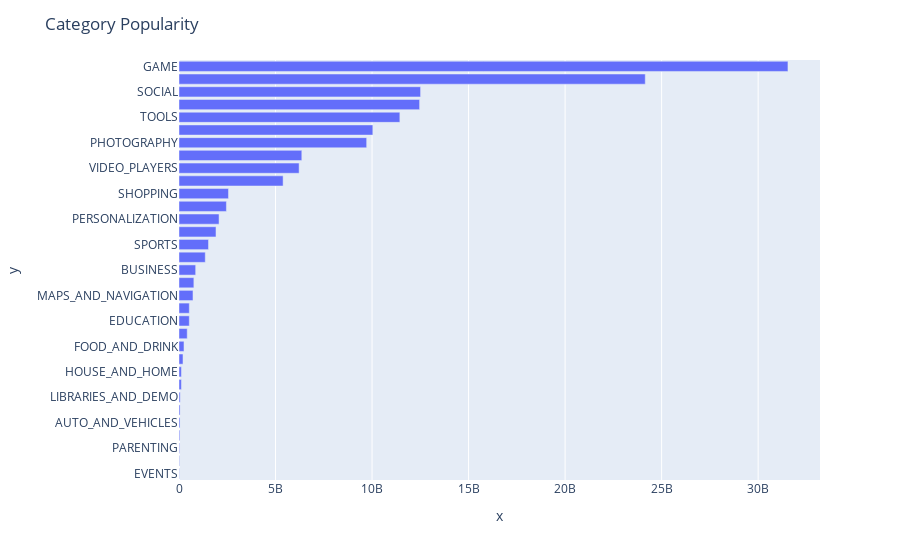

Source (notebook cell):
### Code cell
fig_3.update_layout(title='Category Popularity')

### Figure 1 — Plotly figure (JSON) as saved in the notebook; plotly's stock layout.template omitted (floating-point values rounded to 4 significant figures)
{"data": [{"alignmentgroup": "True", "hovertemplate": "x=%{x}<br>y=%{y}<extra></extra>", "legendgroup": "", "marker": {"color": "#636efa", "pattern": {"shape": ""}}, "name": "", "offsetgroup": "", "orientation": "h", "showlegend": false, "textposition": "auto", "type": "bar", "x": [15949410, 26916200, 31116110, 42162676, 53129800, 56036100, 62083000, 124233100, 125082000, 206522410, 257777750, 426096500, 533852000, 534611120, 724267560, 770249400, 863518120, 1361006220, 1528531465, 1916291655, 2074352930, 2455660000, 2563331540, 5393110650, 6221897200, 6361859300, 9721243130, 10041105490, 11440724500, 12463070180, 12513841475, 24152241530, 31543862717], "xaxis": "x", "y": ["EVENTS", "BEAUTY", "PARENTING", "MEDICAL", "AUTO_AND_VEHICLES", "COMICS", "LIBRARIES_AND_DEMO", "ART_AND_DESIGN", "HOUSE_AND_HOME", "DATING", "FOOD_AND_DRINK", "WEATHER", "EDUCATION", "LIFESTYLE", "MAPS_AND_NAVIGATION", "FINANCE", "BUSINESS", "HEALTH_AND_FITNESS", "SPORTS", "BOOKS_AND_REFERENCE", "PERSONALIZATION", "ENTERTAINMENT", "SHOPPING", "NEWS_AND_MAGAZINES", "VIDEO_PLAYERS", "TRAVEL_AND_LOCAL", "PHOTOGRAPHY", "FAMILY", "TOOLS", "PRODUCTIVITY", "SOCIAL", "COMMUNICATION", "GAME"], "yaxis": "y"}], "layout": {"barmode": "relative", "legend": {"tracegroupgap": 0}, "margin": {"t": 60}, "title": {"text": "Category Popularity"}, "xaxis": {"anchor": "y", "domain": [0, 1], "title": {"text": "x"}}, "yaxis": {"anchor": "x", "domain": [0, 1], "title": {"text": "y"}}}}
